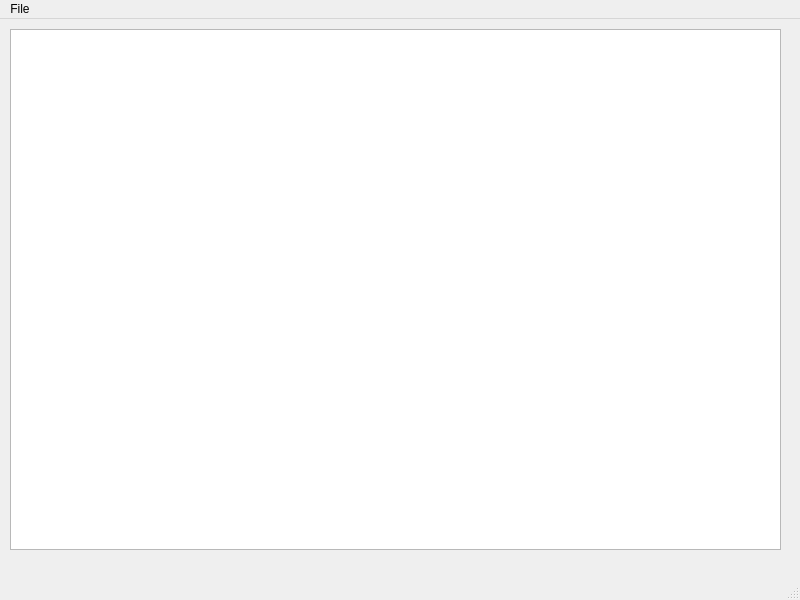
<?xml version="1.0" encoding="UTF-8"?>
<ui version="4.0">
 <class>MainWindow</class>
 <widget class="QMainWindow" name="MainWindow">
  <property name="geometry">
   <rect>
    <x>0</x>
    <y>0</y>
    <width>800</width>
    <height>600</height>
   </rect>
  </property>
  <property name="windowTitle">
   <string>MainWindow</string>
  </property>
  <widget class="QWidget" name="centralwidget">
   <widget class="QPlainTextEdit" name="plainTextEdit">
    <property name="geometry">
     <rect>
      <x>10</x>
      <y>10</y>
      <width>771</width>
      <height>521</height>
     </rect>
    </property>
   </widget>
  </widget>
  <widget class="QMenuBar" name="menubar">
   <property name="geometry">
    <rect>
     <x>0</x>
     <y>0</y>
     <width>800</width>
     <height>22</height>
    </rect>
   </property>
   <widget class="QMenu" name="menuFile">
    <property name="title">
     <string>File</string>
    </property>
    <addaction name="actionOpen"/>
    <addaction name="actionSave"/>
    <addaction name="actionSaveAs"/>
    <addaction name="actionExit"/>
   </widget>
   <addaction name="menuFile"/>
  </widget>
  <widget class="QStatusBar" name="statusbar"/>
  <action name="actionOpen">
   <property name="text">
    <string>Open</string>
   </property>
  </action>
  <action name="actionSave">
   <property name="text">
    <string>Save</string>
   </property>
  </action>
  <action name="actionSaveAs">
   <property name="text">
    <string>SaveAs</string>
   </property>
  </action>
  <action name="actionExit">
   <property name="text">
    <string>Exit</string>
   </property>
  </action>
 </widget>
 <resources/>
 <connections>
  <connection>
   <sender>actionExit</sender>
   <signal>triggered()</signal>
   <receiver>MainWindow</receiver>
   <slot>close()</slot>
   <hints>
    <hint type="sourcelabel">
     <x>-1</x>
     <y>-1</y>
    </hint>
    <hint type="destinationlabel">
     <x>399</x>
     <y>299</y>
    </hint>
   </hints>
  </connection>
 </connections>
</ui>
